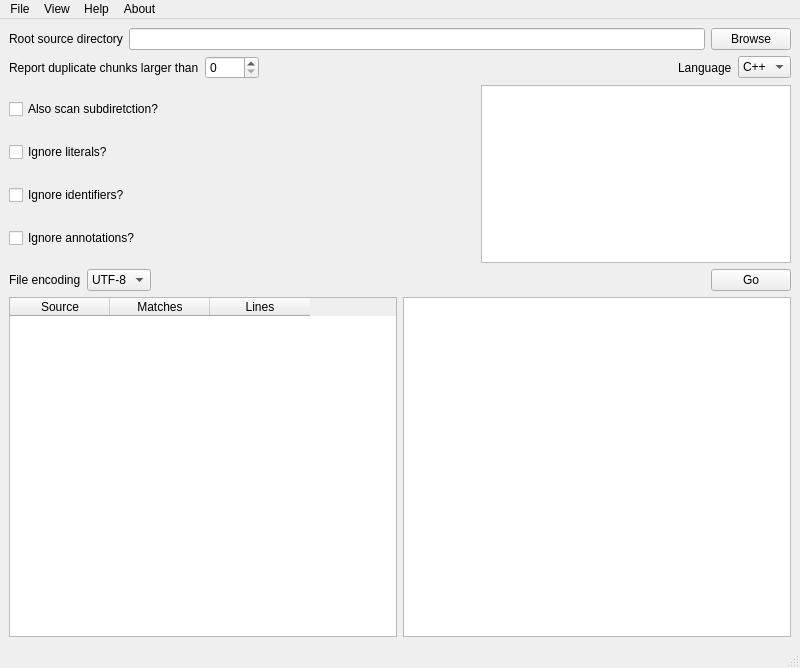
<?xml version="1.0" encoding="UTF-8"?>
<ui version="4.0">
 <class>MainWindow</class>
 <widget class="QMainWindow" name="MainWindow">
  <property name="geometry">
   <rect>
    <x>0</x>
    <y>0</y>
    <width>800</width>
    <height>668</height>
   </rect>
  </property>
  <property name="windowTitle">
   <string>MainWindow</string>
  </property>
  <widget class="QWidget" name="centralwidget">
   <layout class="QVBoxLayout" name="verticalLayout_3">
    <item>
     <layout class="QVBoxLayout" name="verticalLayout_2">
      <item>
       <layout class="QHBoxLayout" name="horizontalLayout">
        <item>
         <widget class="QLabel" name="label">
          <property name="text">
           <string>Root source directory</string>
          </property>
         </widget>
        </item>
        <item>
         <widget class="QLineEdit" name="lineEdit"/>
        </item>
        <item>
         <widget class="QPushButton" name="pushButton_browse">
          <property name="text">
           <string>Browse</string>
          </property>
         </widget>
        </item>
       </layout>
      </item>
      <item>
       <layout class="QHBoxLayout" name="horizontalLayout_2">
        <item>
         <widget class="QLabel" name="label_2">
          <property name="text">
           <string>Report duplicate chunks larger than</string>
          </property>
         </widget>
        </item>
        <item>
         <widget class="QSpinBox" name="spinBox">
          <property name="maximum">
           <number>1000</number>
          </property>
         </widget>
        </item>
        <item>
         <spacer name="horizontalSpacer">
          <property name="orientation">
           <enum>Qt::Horizontal</enum>
          </property>
          <property name="sizeHint" stdset="0">
           <size>
            <width>228</width>
            <height>20</height>
           </size>
          </property>
         </spacer>
        </item>
        <item>
         <widget class="QLabel" name="label_4">
          <property name="text">
           <string>Language</string>
          </property>
         </widget>
        </item>
        <item>
         <widget class="QComboBox" name="comboBox">
          <item>
           <property name="text">
            <string>C++</string>
           </property>
          </item>
          <item>
           <property name="text">
            <string>C</string>
           </property>
          </item>
         </widget>
        </item>
       </layout>
      </item>
     </layout>
    </item>
    <item>
     <layout class="QHBoxLayout" name="horizontalLayout_5">
      <item>
       <layout class="QVBoxLayout" name="verticalLayout">
        <item>
         <widget class="QCheckBox" name="checkBox">
          <property name="maximumSize">
           <size>
            <width>16777215</width>
            <height>26</height>
           </size>
          </property>
          <property name="text">
           <string>Also scan subdiretction?</string>
          </property>
         </widget>
        </item>
        <item>
         <widget class="QCheckBox" name="checkBox_2">
          <property name="maximumSize">
           <size>
            <width>16777215</width>
            <height>26</height>
           </size>
          </property>
          <property name="text">
           <string>Ignore literals?</string>
          </property>
         </widget>
        </item>
        <item>
         <widget class="QCheckBox" name="checkBox_3">
          <property name="maximumSize">
           <size>
            <width>16777215</width>
            <height>26</height>
           </size>
          </property>
          <property name="text">
           <string>Ignore identifiers?</string>
          </property>
         </widget>
        </item>
        <item>
         <widget class="QCheckBox" name="checkBox_4">
          <property name="maximumSize">
           <size>
            <width>16777215</width>
            <height>26</height>
           </size>
          </property>
          <property name="text">
           <string>Ignore annotations?</string>
          </property>
         </widget>
        </item>
       </layout>
      </item>
      <item>
       <spacer name="horizontalSpacer_3">
        <property name="orientation">
         <enum>Qt::Horizontal</enum>
        </property>
        <property name="sizeHint" stdset="0">
         <size>
          <width>40</width>
          <height>20</height>
         </size>
        </property>
       </spacer>
      </item>
      <item>
       <widget class="QListWidget" name="listWidget"/>
      </item>
     </layout>
    </item>
    <item>
     <layout class="QHBoxLayout" name="horizontalLayout_3">
      <item>
       <widget class="QLabel" name="label_3">
        <property name="text">
         <string>File encoding</string>
        </property>
       </widget>
      </item>
      <item>
       <widget class="QComboBox" name="comboBox_2">
        <item>
         <property name="text">
          <string>UTF-8</string>
         </property>
        </item>
       </widget>
      </item>
      <item>
       <spacer name="horizontalSpacer_2">
        <property name="orientation">
         <enum>Qt::Horizontal</enum>
        </property>
        <property name="sizeHint" stdset="0">
         <size>
          <width>40</width>
          <height>20</height>
         </size>
        </property>
       </spacer>
      </item>
      <item>
       <widget class="QPushButton" name="pushButton_go">
        <property name="text">
         <string>Go</string>
        </property>
       </widget>
      </item>
     </layout>
    </item>
    <item>
     <layout class="QHBoxLayout" name="horizontalLayout_4">
      <item>
       <widget class="QTableWidget" name="tableWidget">
        <property name="minimumSize">
         <size>
          <width>0</width>
          <height>340</height>
         </size>
        </property>
        <column>
         <property name="text">
          <string>Source</string>
         </property>
        </column>
        <column>
         <property name="text">
          <string>Matches</string>
         </property>
        </column>
        <column>
         <property name="text">
          <string>Lines</string>
         </property>
        </column>
       </widget>
      </item>
      <item>
       <widget class="QTextEdit" name="textEdit">
        <property name="minimumSize">
         <size>
          <width>0</width>
          <height>340</height>
         </size>
        </property>
       </widget>
      </item>
     </layout>
    </item>
   </layout>
  </widget>
  <widget class="QMenuBar" name="menubar">
   <property name="geometry">
    <rect>
     <x>0</x>
     <y>0</y>
     <width>800</width>
     <height>25</height>
    </rect>
   </property>
   <widget class="QMenu" name="menuFile">
    <property name="title">
     <string>File</string>
    </property>
   </widget>
   <widget class="QMenu" name="menuView">
    <property name="title">
     <string>View</string>
    </property>
   </widget>
   <widget class="QMenu" name="menuHelp">
    <property name="title">
     <string>Help</string>
    </property>
   </widget>
   <widget class="QMenu" name="menuAbout">
    <property name="title">
     <string>About</string>
    </property>
   </widget>
   <addaction name="menuFile"/>
   <addaction name="menuView"/>
   <addaction name="menuHelp"/>
   <addaction name="menuAbout"/>
  </widget>
  <widget class="QStatusBar" name="statusbar"/>
 </widget>
 <resources/>
 <connections/>
</ui>
